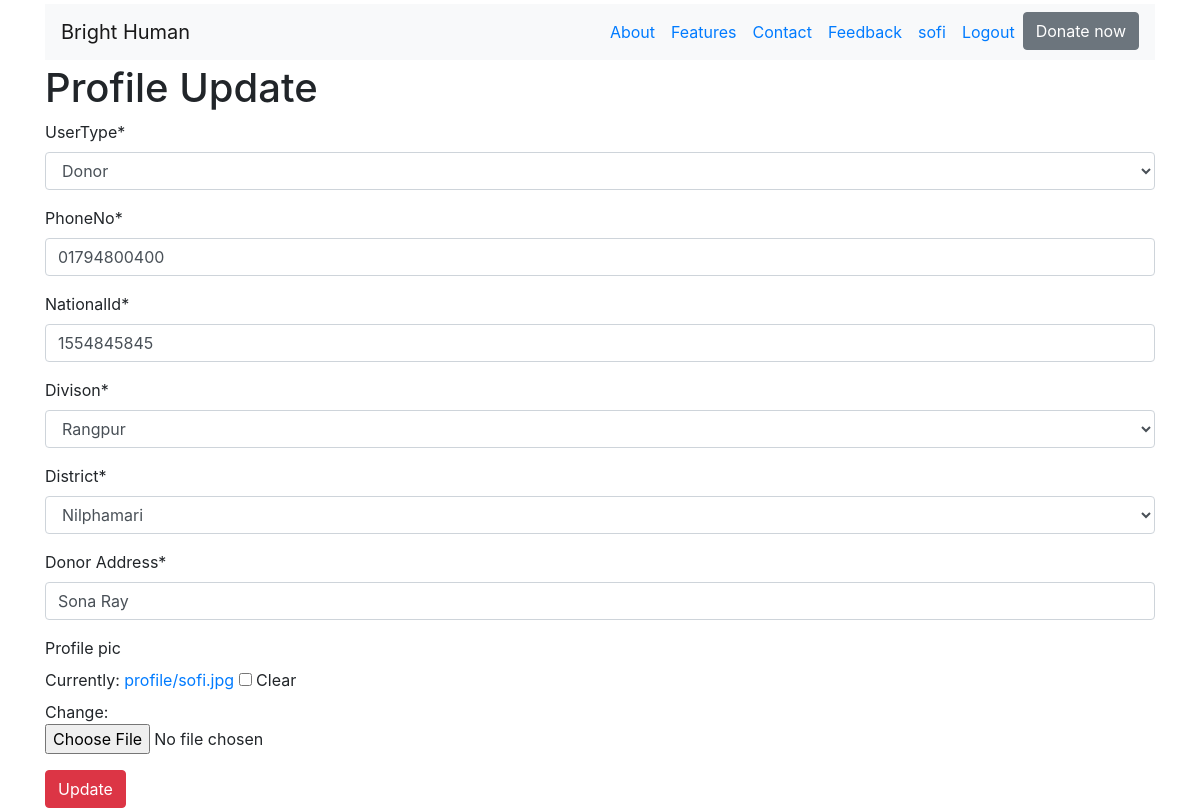
/accounts/user_update/17/ (signed in), run on the app's committed database.
### Accounts/models.py (models this page shows, shortened)
class Profile(models.Model):
    profile = models.OneToOneField(User,on_delete=models.CASCADE,related_name='profile')
    uType = (
        (1,'Donor'),
        (2,'Volunteer'),
        (3,'Staff')
    )
    userType = models.IntegerField(choices=uType)
    phoneNo = models.CharField(max_length=15)
    nationalId = models.CharField(max_length=20)
    divison = models.ForeignKey(Division,on_delete=models.CASCADE)
    district = models.ForeignKey(District,on_delete=models.CASCADE)
    address = models.TextField(max_length=200)
    profile_pic = models.ImageField(upload_to = 'profile',blank=True)
    verified = models.BooleanField(default=False)
    signupTime = models.DateTimeField(auto_now_add=True)
    updateTime = models.DateTimeField(auto_now=True)

### Accounts/views.py (the view, shortened to what this page needs)
# urls.py: path('user_update/<pk>/',views.UserUpdate,name='updateProfile'),
@login_required
def UserUpdate(request,pk):
    profile = Profile.objects.get(profile=pk)
    profile_form = ProfileUpdateForm(instance=profile)
    return render(request,'Accounts/userUpdate.html',context = {'profile_form':profile_form})

### Accounts/forms.py
class ProfileUpdateForm(forms.ModelForm):
    address = forms.CharField(label="Donor Address",widget=forms.TextInput(attrs={'type':'textarea','rows':5,'cols':20,'placeholder':'Enter Address'}))
    class Meta:
        model = Profile
        exclude = ("profile","verified",)

### Accounts/models.py (called while the page is built)
    def __str__(self):
        return f"{self.name}"

    def __str__(self):
        return f"{self.name}"

### templates/Accounts/userUpdate.html (shortened to what this page needs)
{% extends 'base.html' %}
{% load static %}
{% load crispy_forms_tags %}
{% block bodyblock %}
<h1>Profile Update</h1>
<form action="" enctype="multipart/form-data" method="POST">
    {{profile_form|crispy}}
    <input type="submit" value="Update" class="btn btn-danger">
</form>
{% endblock %}

### templates/base.html (shortened to what this page needs)
<!DOCTYPE html>
{% load static %}
<html lang="en">
<head>
  <link rel="stylesheet" href="https://cdn.jsdelivr.net/npm/bootstrap@4.6.1/dist/css/bootstrap.min.css">
  <link rel="stylesheet" href="https://stackpath.bootstrapcdn.com/bootstrap/4.3.1/css/bootstrap.min.css"
>
  <link rel="stylesheet" href="https://cdnjs.cloudflare.com/ajax/libs/font-awesome/6.1.1/css/all.min.css"
 />
  <link rel="stylesheet" href="{% static 'css/main.css' %}">
</head>
<body>
  <div class="container pt-1">
    <nav class="navbar navbar-expand-lg navbar-light bg-light">
      <a class="navbar-brand" href="{% url 'home' %}">Bright Human</a>
      <div class="collapse navbar-collapse" id="navbarNav">
        <ul class="navbar-nav ms-auto mb-2 mb-lg-0 ml-auto ">
          <li class="nav-item ">
            <a class="nav-link text-primary" href="#">About</a>
          </li>
          <li class="nav-item">
            <a class="nav-link text-primary" href="#">Features</a>
          </li>
          <li class="nav-item">
            <a class="nav-link text-primary" href="#">Contact</a>
          </li>
          {% if user.is_authenticated %}
          <li class="nav-item">
            <a class="nav-link text-primary " href="{% url 'appFeedback:feedback' %}">Feedback</a>
          </li>
          <li class="nav-item">
            <a class="nav-link text-primary" href="{% url 'accounts:userProfile' %}">{{user.username}}</a>
          </li>
          <li class="nav-item">
            <a class="nav-link text-primary" href="{% url 'accounts:userLogout' %}">Logout</a>
          </li>
          {% endif %}
          <li class="nav-item ">
            <a href="{% url 'appDonation:donation' %}"><button type="button" class=" text-white btn btn-secondary" href="#">Donate now</button></a>
          </li>
          </ul>
      </div>
  </div>
  <div class="container pt-1">
    {% block bodyblock %}
    {% endblock %}
  </div>
</body>
</html>

### static/css/main.css (style rules this page uses)
* { margin: 0; padding: 0; }

### data on the page
Profile: userType "Donor", phoneNo "01794800400", nationalId "1554845845", divison "Rangpur", district "Nilphamari", address "Sona Ray"

### other printed values
{{ user.username }} "sofi"
